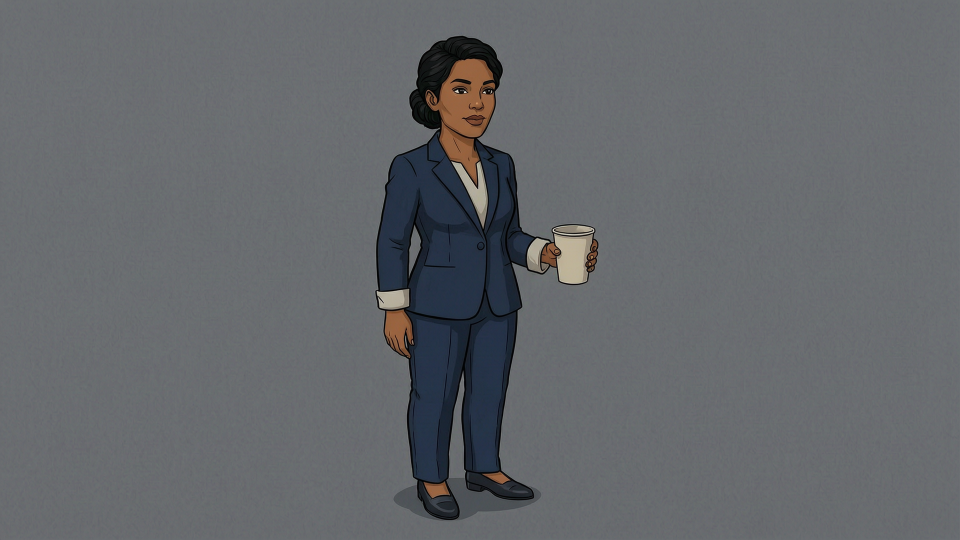
#> input picture art/staging/opening/maya-opening-office-coffee-v1-provider-original.png, 1920 x 1080 px, found by its file name (shown at 1/2 size)
$ python build-maya-v1-composites.py
#> lines starting #> are read from the running program, lines starting #| are printed output that depends on the picture
from pathlib import Path
import hashlib, json
import cv2
import numpy as np
from PIL import Image, ImageDraw, ImageFilter

root = Path(r"C:\Users\Admin\Documents\Codex\2026-09-14\files-pasted-by-the-user-we\outputs\eve-chapter-3-design")
staging = root / "art" / "staging" / "opening"
source_path = staging / "maya-opening-office-coffee-v1-provider-original.png"
layer_path = staging / "maya-opening-office-coffee-v1-extracted-layer.png"
full_path = staging / "axiom-opening-office-shot01-maya-v4-adrian-maya-v1-coffee-composite.png"
deflect_path = staging / "axiom-opening-office-shot01-maya-v4-adrian-maya-v1-coffee-deflect-position-proof.png"
medium_path = staging / "axiom-opening-office-shot01-maya-v1-medium-desk-side-hold-candidate.png"
receipt_path = staging / "maya-opening-office-coffee-v1-composite-receipt.json"
master_path = root / "art" / "production" / "opening" / "axiom-opening-office-master-v1-production.png"
adrian_path = staging / "adrian-opening-office-standing-v4-extracted-layer.png"

source = cv2.imread(str(source_path), cv2.IMREAD_COLOR)
#> source is the input picture: shape (1080, 1920, 3); mean B, G, R 106.8, 103.1, 100.3
mask = np.zeros(source.shape[:2], np.uint8)
bgd_model = np.zeros((1, 65), np.float64)
fgd_model = np.zeros((1, 65), np.float64)
cv2.grabCut(source, mask, (610, 50, 650, 980), bgd_model, fgd_model, 8, cv2.GC_INIT_WITH_RECT)
alpha = np.where((mask == cv2.GC_FGD) | (mask == cv2.GC_PR_FGD), 255, 0).astype("uint8")
ys, xs = np.where(alpha > 0)
x0, x1, y0, y1 = xs.min(), xs.max() + 1, ys.min(), ys.max() + 1
#> x0 = 751; x1 = 1197; y0 = 72; y1 = 1030
rgba = cv2.cvtColor(source, cv2.COLOR_BGR2RGBA)
rgba[:, :, 3] = alpha
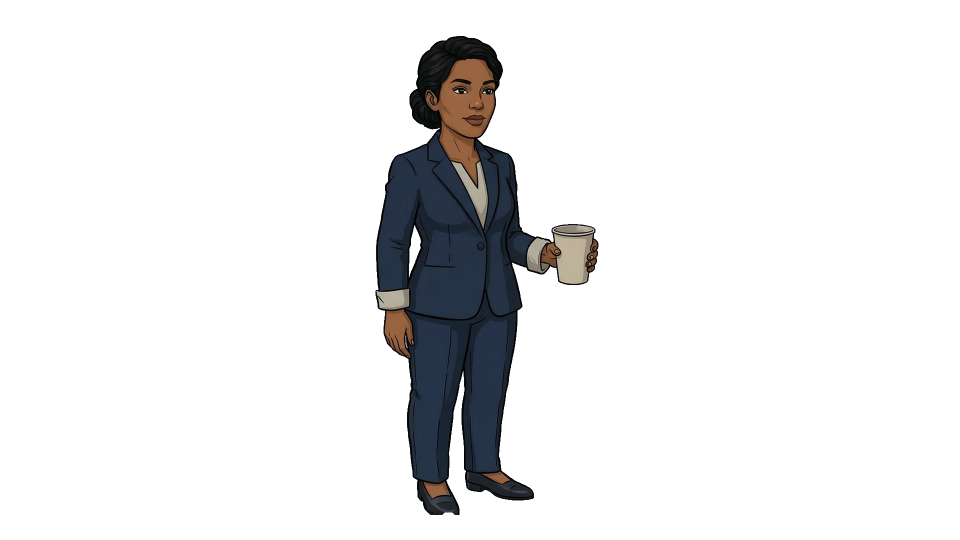
#> rgba: shape (1080, 1920, 4) (shown at 1/2 size); mean R, G, B, A 100.3, 103.1, 106.8, 25.5; transparent parts drawn white
high = Image.fromarray(rgba).crop((x0, y0, x1, y1))
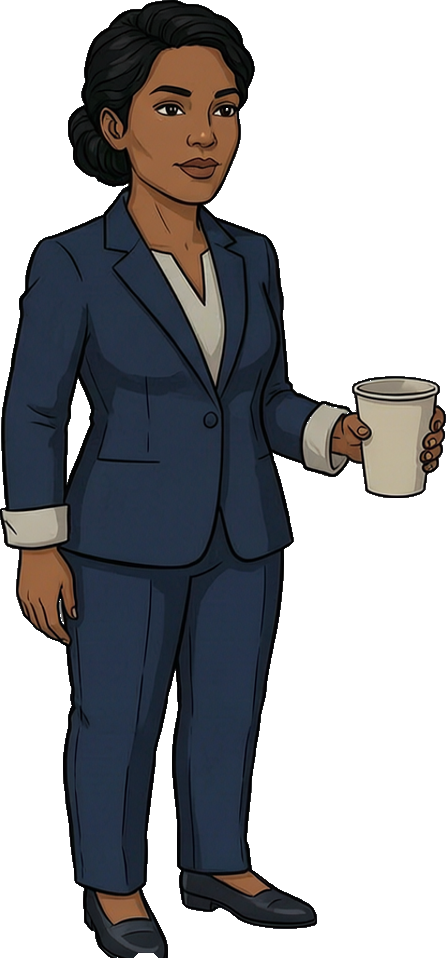
#> high: PIL image 446x958 RGBA; mean R, G, B, A 79.5, 81.6, 86.1, 124; transparent parts drawn white
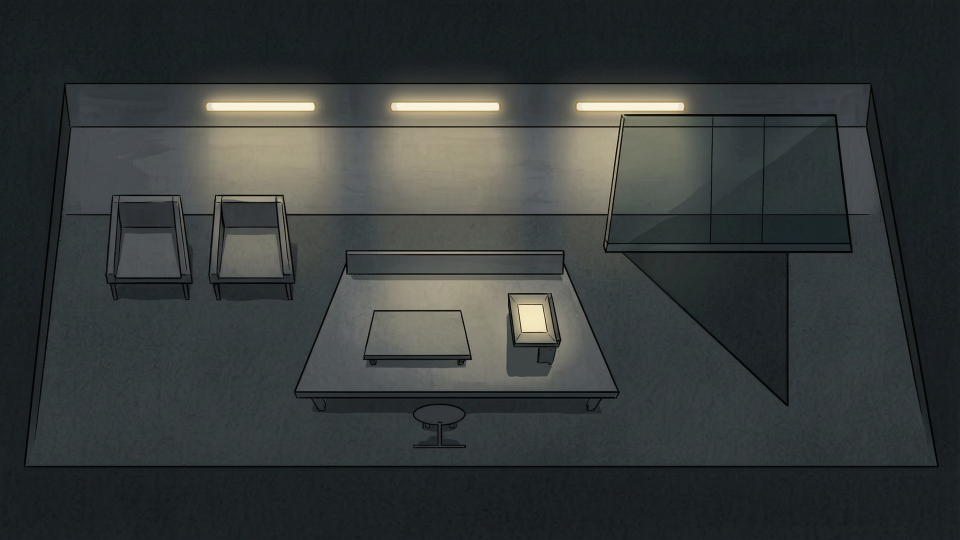
#> input picture art/production/opening/axiom-opening-office-master-v1-production.png, 1920 x 1080 px, found by its file name (shown at 1/2 size)
#> further down, full is the input picture: PIL image 1920x1080 RGBA; mean R, G, B, A 54.4, 59.3, 59, 254.5

def make_desk_cup(width=25, height=38, scale=1):
    w, h = round(width * scale), round(height * scale)
    cup = Image.new("RGBA", (w + round(16 * scale), h + round(12 * scale)), (0, 0, 0, 0))
    d = ImageDraw.Draw(cup)
    x, y = round(8 * scale), 0
    d.polygon([(x, round(5*scale)), (x+w, round(3*scale)), (x+w-round(4*scale), h), (x+round(3*scale), h)], fill=(205, 194, 168, 255), outline=(67, 59, 50, 255))
    d.ellipse((x, 0, x+w, round(8*scale)), fill=(83, 76, 66, 255), outline=(52,48,43,255))
    d.ellipse((x+round(3*scale), round(2*scale), x+w-round(3*scale), round(6*scale)), fill=(153,143,124,255))
    return cup

def add_shadow(canvas, box):
    shadow = Image.new("RGBA", canvas.size, (0,0,0,0))
    d = ImageDraw.Draw(shadow)
    d.ellipse(box, fill=(0,0,0,38))
    canvas.alpha_composite(shadow.filter(ImageFilter.GaussianBlur(5)))

def add_retained_slate(canvas):
    # Approved deterministic casework slate geometry; neutral unreadable surface only.
    overlay = Image.new("RGBA", canvas.size, (0, 0, 0, 0))
#> overlay: PIL image 1920x1080 RGBA; every value is 0
    d = ImageDraw.Draw(overlay)
    d.polygon([(763,701),(898,701),(888,641),(774,641)], fill=(0,0,0,42))
    d.polygon([(775,636),(883,636),(891,691),(765,691)], fill=(24,29,34,255), outline=(11,14,17,255))
    d.polygon([(781,643),(877,643),(883,681),(773,681)], fill=(67,77,82,255))
    canvas.alpha_composite(overlay)
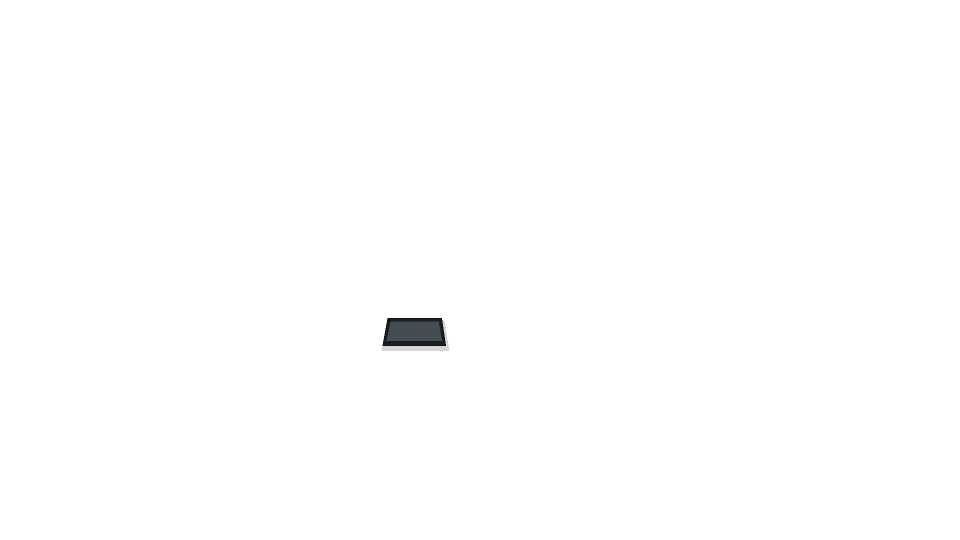
#> overlay: PIL image 1920x1080 RGBA (shown at 1/2 size); mean R, G, B, A 0.2, 0.2, 0.2, 0.8; transparent parts drawn white

# Full M5 state: Adrian standing, Maya holding her own cup, and Adrian's separate cup beside terminal.
full = Image.open(master_path).convert("RGBA")
add_retained_slate(full)
add_shadow(full, (1196, 768, 1345, 799))
#> (the run stopped early here; a loop or call above may not have finished)
